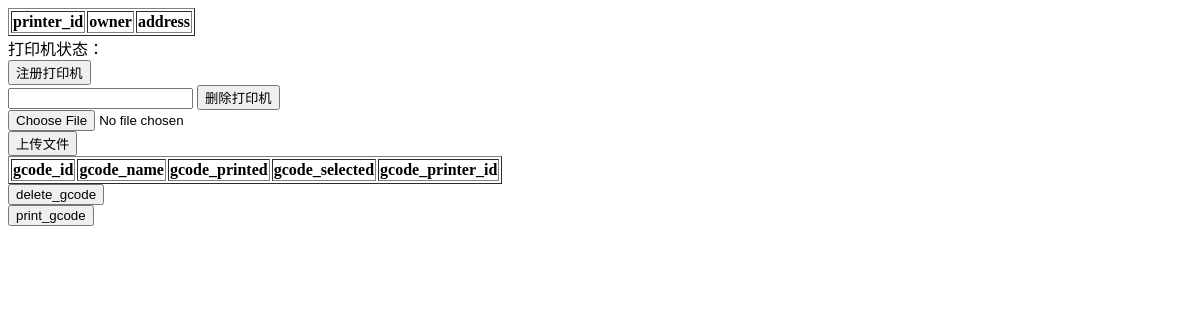
The page /list/ on the database as committed earlier.
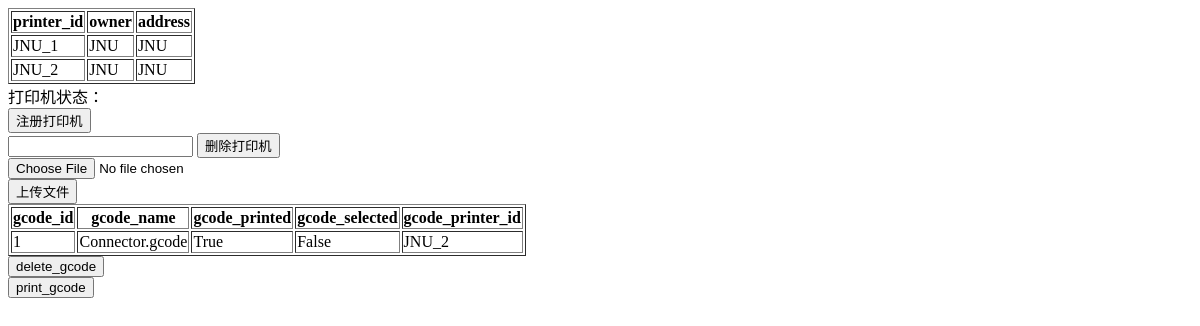
The same page on the database as committed later.
### app/models.py (models this page shows)
class RegisteredPrinter(models.Model):
    printer_id=models.CharField(max_length=100, primary_key = True)
    owner=models.CharField(max_length=20)
    address=models.CharField(max_length=20)

class GcodeFile(models.Model):
    gcode_id = models.AutoField(primary_key=True)
    gcode_name = models.CharField(max_length=100)
    gcode_url = models.URLField(max_length=100)
    gcode_safepath = models.CharField(max_length=100)
    gcode_printed = models.CharField(max_length=10)
    gcode_selected = models.CharField(max_length=10)
    gcode_printer_id = models.CharField(max_length=100, blank=True)

### app/views.py (the view)
# urls.py: path('list/', views.printerlist),
def printerlist(request):
    if request.method == 'GET':
        printer = RegisteredPrinter.objects.all()
        gcode = GcodeFile.objects.all()
        return render(request, 'list.html', context={'printer': printer, 'gcode': gcode})

### app/templates/list.html (shortened to what this page needs)
<!DOCTYPE html>
<html lang="en">
<head>
</head>
<body>
<table border="1">
    <thread>
        <tr>
            <th>printer_id</th>
            <th>owner</th>
            <th>address</th>
        </tr>
    </thread>
    {% for printer in printer %}
        <tr>
            <td>{{ printer.printer_id }}</td>
            <td>{{ printer.owner }}</td>
            <td>{{ printer.address }}</td>
        </tr>
    {% endfor %}
</table>
打印机状态：
<form action="register_printer/" method="get">
    <input type="submit" value="注册打印机">
</form>
<form action="del_printer/" method="post">
    <input type="text" name="printer_id">
    <input type="submit" value="删除打印机">
</form>
<form enctype="multipart/form-data" action="upload_gcode_file/" method="post">
    <input type="file" name="gcode_file"/>
    <br>
    <input type="submit" value="上传文件"/>
</form>
<table border="1">
    <thread>
        <tr>
            <th>gcode_id</th>
            <th>gcode_name</th>
            <th>gcode_printed</th>
            <th>gcode_selected</th>
            <th>gcode_printer_id</th>
        </tr>
    </thread>
    {% for gcode in gcode %}
        <tr>
            <td>{{ gcode.gcode_id }}</td>
            <td>{{ gcode.gcode_name }}</td>
            <td>{{ gcode.gcode_printed }}</td>
            <td>{{ gcode.gcode_selected }}</td>
            <td>{{ gcode.gcode_printer_id }}</td>
        </tr>
    {% endfor %}
</table>
<form action="delgcodedata/" method="GET">
    <input type="submit" value="delete_gcode">
</form>
<form action="printgcode/" method="GET">
    <input type="submit" value="print_gcode">
</form>
</body>
</html>

Rows that differ between the two databases and show on the page:
added RegisteredPrinter: printer_id "JNU_1", owner "JNU", address "JNU"
added RegisteredPrinter: printer_id "JNU_2", owner "JNU", address "JNU"
added GcodeFile: gcode_id "1", gcode_name "Connector.gcode", gcode_printed "True", gcode_selected "False", gcode_printer_id "JNU_2"
